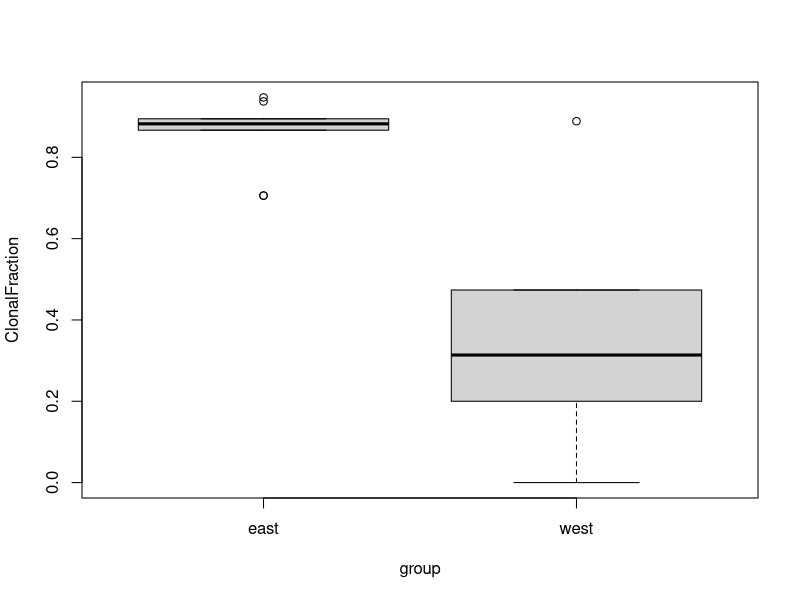
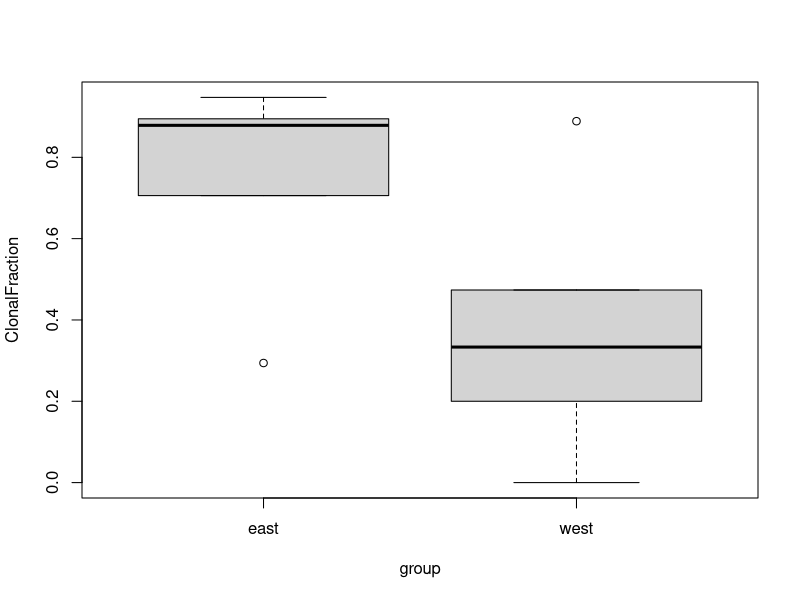
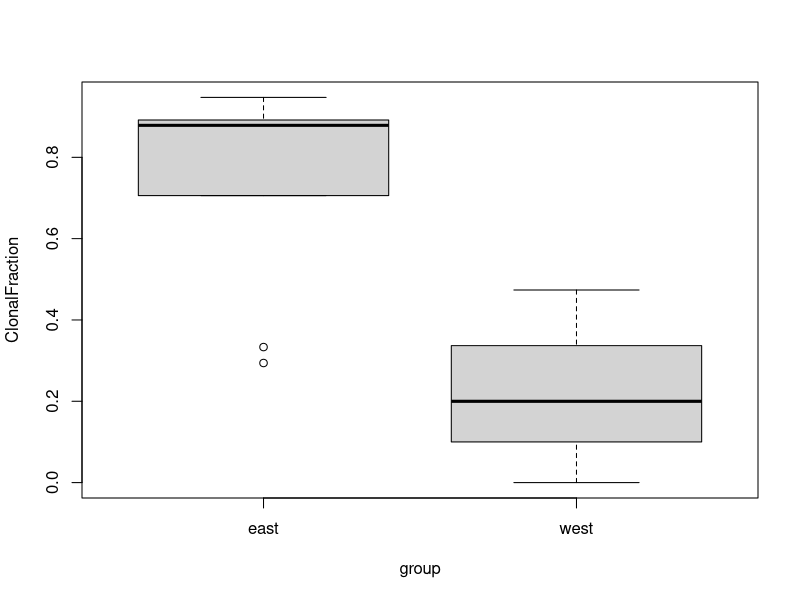

Generate these figures, in order, with R:
#Packages and data####
library(readr)
goodCF <- read_csv("eelgrass_data/Manipulated_data/goodCF.csv")

#t-tests####
##split = ALA####
# exempel på t-test formel
#t.test(formula, data, subset, na.action, …)
# Create group belonging
goodCF$group <- ifelse(goodCF$Population %in% c("KOD","STE","GOT","GRO","HOG","ALA"),
                       "west", "east")

#run t-test
t.test(ClonalFraction ~ group, data = goodCF, alternative = "two.sided")

#create boxplot 
boxplot(ClonalFraction ~ group, data = goodCF)

#Reload data to remove group
goodCF <- read_csv("eelgrass_data/Manipulated_data/goodCF.csv")

##split = HOG####
goodCF$group <- ifelse(goodCF$Population %in% c("KOD","STE","GOT","GRO","HOG"),
                       "west", "east")

#run t-test
t.test(ClonalFraction ~ group, data = goodCF, alternative = "two.sided")

#create boxplot 
boxplot(ClonalFraction ~ group, data = goodCF)

#Reload data to remove group
goodCF <- read_csv("eelgrass_data/Manipulated_data/goodCF.csv")

##split = GOT####
goodCF$group <- ifelse(goodCF$Population %in% c("KOD","STE","GOT"),
                       "west", "east")

#run t-test
t.test(ClonalFraction ~ group, data = goodCF, alternative = "two.sided")

#create boxplot 
boxplot(ClonalFraction ~ group, data = goodCF)

#Reload data to remove group
goodCF <- read_csv("eelgrass_data/Manipulated_data/goodCF.csv")
